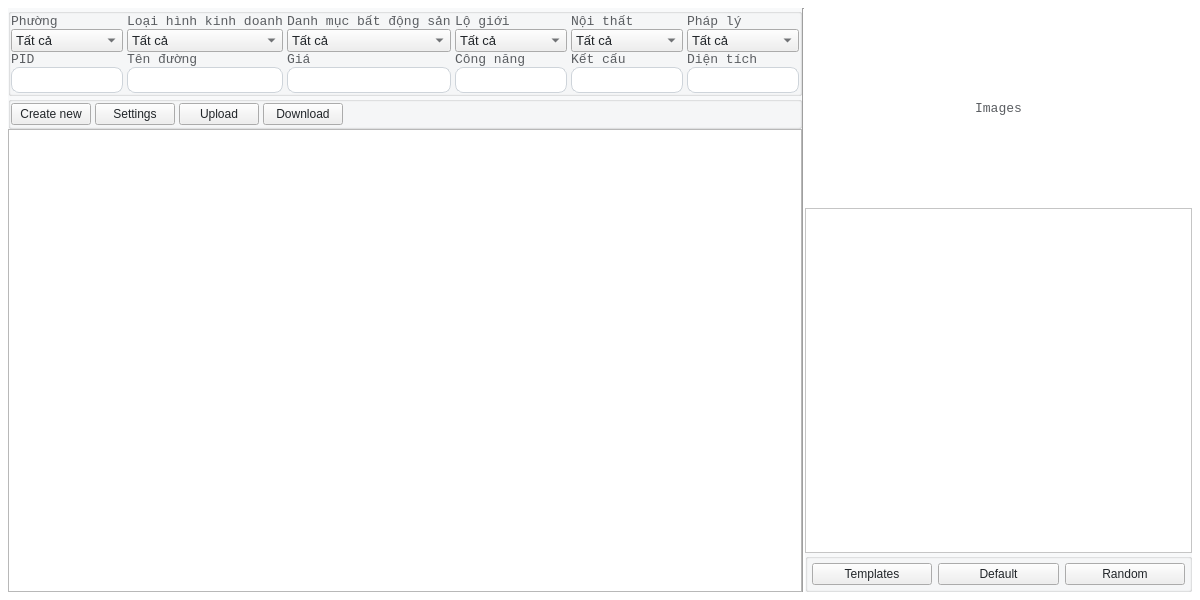
<?xml version="1.0" encoding="UTF-8"?>
<ui version="4.0">
 <class>REProduct</class>
 <widget class="QWidget" name="REProduct">
  <property name="geometry">
   <rect>
    <x>0</x>
    <y>0</y>
    <width>1200</width>
    <height>600</height>
   </rect>
  </property>
  <property name="font">
   <font>
    <family>Courier New</family>
   </font>
  </property>
  <property name="windowTitle">
   <string>Form</string>
  </property>
  <property name="styleSheet">
   <string notr="true">#REProduct{
  font-family: &quot;Courier New&quot;;
  background-color: #FFFFFF;
}
QGroupBox {
  font-family: &quot;Courier New&quot;;
  font-size: 13px;
  background-color: rgba(248, 249, 250, 1);
}
QLineEdit {
  padding: 4px 0;
  border: 1px solid #ced4da;
  border-radius: 8px;
  margin-left: 8px;
  padding-left: 4px;
  background-color: #FFFFFF;
  color:#212529;
}
QPlainTextEdit {
	background-color: #FFFFFF;
  color:#212529;
}
QLabel {
  font-family: &quot;Courier New&quot;;
  font-size: 13px;
  color: rgb(90, 93, 97);
}
QRadioButton {
  font-family: &quot;Courier New&quot;;
  font-size: 13px;
  color: #212529;
}
QComboBox {
  font-family: &quot;Courier New&quot;;
  font-size: 13px;
  color: #212529;
}
QPushButton {
  color: #212529;
}

</string>
  </property>
  <layout class="QHBoxLayout" name="horizontalLayout_6">
   <property name="spacing">
    <number>0</number>
   </property>
   <property name="leftMargin">
    <number>8</number>
   </property>
   <property name="topMargin">
    <number>8</number>
   </property>
   <property name="rightMargin">
    <number>8</number>
   </property>
   <property name="bottomMargin">
    <number>8</number>
   </property>
   <item>
    <layout class="QHBoxLayout" name="horizontalLayout_5">
     <item>
      <widget class="QWidget" name="contents_container_w" native="true">
       <layout class="QVBoxLayout" name="verticalLayout_28">
        <property name="spacing">
         <number>0</number>
        </property>
        <property name="leftMargin">
         <number>0</number>
        </property>
        <property name="topMargin">
         <number>0</number>
        </property>
        <property name="rightMargin">
         <number>0</number>
        </property>
        <property name="bottomMargin">
         <number>0</number>
        </property>
        <item>
         <layout class="QVBoxLayout" name="verticalLayout_27">
          <property name="spacing">
           <number>0</number>
          </property>
          <property name="bottomMargin">
           <number>0</number>
          </property>
          <item>
           <widget class="QGroupBox" name="search_container">
            <property name="maximumSize">
             <size>
              <width>16777215</width>
              <height>16777215</height>
             </size>
            </property>
            <property name="font">
             <font>
              <family>Courier New</family>
              <pointsize>-1</pointsize>
             </font>
            </property>
            <property name="autoFillBackground">
             <bool>false</bool>
            </property>
            <property name="styleSheet">
             <string notr="true"/>
            </property>
            <property name="title">
             <string/>
            </property>
            <layout class="QGridLayout" name="gridLayout_3">
             <property name="leftMargin">
              <number>0</number>
             </property>
             <property name="topMargin">
              <number>0</number>
             </property>
             <property name="rightMargin">
              <number>0</number>
             </property>
             <property name="bottomMargin">
              <number>0</number>
             </property>
             <property name="spacing">
              <number>0</number>
             </property>
             <item row="0" column="0">
              <layout class="QGridLayout" name="gridLayout">
               <property name="leftMargin">
                <number>0</number>
               </property>
               <property name="topMargin">
                <number>0</number>
               </property>
               <property name="rightMargin">
                <number>0</number>
               </property>
               <property name="bottomMargin">
                <number>0</number>
               </property>
               <property name="horizontalSpacing">
                <number>4</number>
               </property>
               <property name="verticalSpacing">
                <number>0</number>
               </property>
               <item row="1" column="4">
                <widget class="QWidget" name="function_cotnainer_w" native="true">
                 <layout class="QVBoxLayout" name="verticalLayout_9">
                  <property name="spacing">
                   <number>0</number>
                  </property>
                  <property name="leftMargin">
                   <number>0</number>
                  </property>
                  <property name="topMargin">
                   <number>0</number>
                  </property>
                  <property name="rightMargin">
                   <number>0</number>
                  </property>
                  <property name="bottomMargin">
                   <number>0</number>
                  </property>
                  <item>
                   <layout class="QVBoxLayout" name="verticalLayout_10">
                    <item>
                     <widget class="QLabel" name="function_label">
                      <property name="font">
                       <font>
                        <family>Courier New</family>
                        <pointsize>-1</pointsize>
                       </font>
                      </property>
                      <property name="styleSheet">
                       <string notr="true">margin: 0;</string>
                      </property>
                      <property name="text">
                       <string>Công năng</string>
                      </property>
                     </widget>
                    </item>
                    <item>
                     <widget class="QLineEdit" name="function_input">
                      <property name="styleSheet">
                       <string notr="true">margin: 0;
padding-left: 4px;</string>
                      </property>
                     </widget>
                    </item>
                   </layout>
                  </item>
                 </layout>
                </widget>
               </item>
               <item row="0" column="0">
                <widget class="QWidget" name="wards_container_w" native="true">
                 <layout class="QVBoxLayout" name="verticalLayout_15">
                  <property name="spacing">
                   <number>0</number>
                  </property>
                  <property name="leftMargin">
                   <number>0</number>
                  </property>
                  <property name="topMargin">
                   <number>0</number>
                  </property>
                  <property name="rightMargin">
                   <number>0</number>
                  </property>
                  <property name="bottomMargin">
                   <number>0</number>
                  </property>
                  <item>
                   <layout class="QVBoxLayout" name="verticalLayout_16">
                    <item>
                     <widget class="QLabel" name="wards_label">
                      <property name="font">
                       <font>
                        <family>Courier New</family>
                        <pointsize>-1</pointsize>
                       </font>
                      </property>
                      <property name="styleSheet">
                       <string notr="true">margin: 0;</string>
                      </property>
                      <property name="text">
                       <string>Phường</string>
                      </property>
                     </widget>
                    </item>
                    <item>
                     <widget class="QComboBox" name="wards_combobox">
                      <item>
                       <property name="text">
                        <string>Tất cả</string>
                       </property>
                      </item>
                     </widget>
                    </item>
                   </layout>
                  </item>
                 </layout>
                </widget>
               </item>
               <item row="0" column="1">
                <widget class="QWidget" name="options_container_w" native="true">
                 <property name="styleSheet">
                  <string notr="true">padding</string>
                 </property>
                 <layout class="QVBoxLayout" name="verticalLayout_13">
                  <property name="spacing">
                   <number>0</number>
                  </property>
                  <property name="leftMargin">
                   <number>0</number>
                  </property>
                  <property name="topMargin">
                   <number>0</number>
                  </property>
                  <property name="rightMargin">
                   <number>0</number>
                  </property>
                  <property name="bottomMargin">
                   <number>0</number>
                  </property>
                  <item>
                   <layout class="QVBoxLayout" name="verticalLayout_14">
                    <item>
                     <widget class="QLabel" name="options_label">
                      <property name="font">
                       <font>
                        <family>Courier New</family>
                        <pointsize>-1</pointsize>
                       </font>
                      </property>
                      <property name="styleSheet">
                       <string notr="true">margin: 0;</string>
                      </property>
                      <property name="text">
                       <string>Loại hình kinh doanh</string>
                      </property>
                     </widget>
                    </item>
                    <item>
                     <widget class="QComboBox" name="options_combobox">
                      <item>
                       <property name="text">
                        <string>Tất cả</string>
                       </property>
                      </item>
                     </widget>
                    </item>
                   </layout>
                  </item>
                 </layout>
                </widget>
               </item>
               <item row="0" column="3">
                <widget class="QWidget" name="categories_container_w" native="true">
                 <layout class="QVBoxLayout" name="verticalLayout_25">
                  <property name="spacing">
                   <number>0</number>
                  </property>
                  <property name="leftMargin">
                   <number>0</number>
                  </property>
                  <property name="topMargin">
                   <number>0</number>
                  </property>
                  <property name="rightMargin">
                   <number>0</number>
                  </property>
                  <property name="bottomMargin">
                   <number>0</number>
                  </property>
                  <item>
                   <layout class="QVBoxLayout" name="verticalLayout_26">
                    <item>
                     <widget class="QLabel" name="categories_label">
                      <property name="font">
                       <font>
                        <family>Courier New</family>
                        <pointsize>-1</pointsize>
                       </font>
                      </property>
                      <property name="styleSheet">
                       <string notr="true">margin: 0;</string>
                      </property>
                      <property name="text">
                       <string>Danh mục bất động sản</string>
                      </property>
                     </widget>
                    </item>
                    <item>
                     <widget class="QComboBox" name="categories_combobox">
                      <item>
                       <property name="text">
                        <string>Tất cả</string>
                       </property>
                      </item>
                     </widget>
                    </item>
                   </layout>
                  </item>
                 </layout>
                </widget>
               </item>
               <item row="0" column="4">
                <widget class="QWidget" name="building_line_s_container_w" native="true">
                 <layout class="QVBoxLayout" name="verticalLayout_21">
                  <property name="spacing">
                   <number>0</number>
                  </property>
                  <property name="leftMargin">
                   <number>0</number>
                  </property>
                  <property name="topMargin">
                   <number>0</number>
                  </property>
                  <property name="rightMargin">
                   <number>0</number>
                  </property>
                  <property name="bottomMargin">
                   <number>0</number>
                  </property>
                  <item>
                   <layout class="QVBoxLayout" name="verticalLayout_22">
                    <item>
                     <widget class="QLabel" name="building_line_s_label">
                      <property name="font">
                       <font>
                        <family>Courier New</family>
                        <pointsize>-1</pointsize>
                       </font>
                      </property>
                      <property name="styleSheet">
                       <string notr="true">margin: 0;</string>
                      </property>
                      <property name="text">
                       <string>Lộ giới</string>
                      </property>
                     </widget>
                    </item>
                    <item>
                     <widget class="QComboBox" name="building_line_s_combobox">
                      <item>
                       <property name="text">
                        <string>Tất cả</string>
                       </property>
                      </item>
                     </widget>
                    </item>
                   </layout>
                  </item>
                 </layout>
                </widget>
               </item>
               <item row="0" column="5">
                <widget class="QWidget" name="furniture_s_container_w" native="true">
                 <layout class="QVBoxLayout" name="verticalLayout_19">
                  <property name="spacing">
                   <number>0</number>
                  </property>
                  <property name="leftMargin">
                   <number>0</number>
                  </property>
                  <property name="topMargin">
                   <number>0</number>
                  </property>
                  <property name="rightMargin">
                   <number>0</number>
                  </property>
                  <property name="bottomMargin">
                   <number>0</number>
                  </property>
                  <item>
                   <layout class="QVBoxLayout" name="verticalLayout_20">
                    <item>
                     <widget class="QLabel" name="furniture_s_lable">
                      <property name="font">
                       <font>
                        <family>Courier New</family>
                        <pointsize>-1</pointsize>
                       </font>
                      </property>
                      <property name="styleSheet">
                       <string notr="true">margin: 0;</string>
                      </property>
                      <property name="text">
                       <string>Nội thất</string>
                      </property>
                     </widget>
                    </item>
                    <item>
                     <widget class="QComboBox" name="furniture_s_combobox">
                      <item>
                       <property name="text">
                        <string>Tất cả</string>
                       </property>
                      </item>
                     </widget>
                    </item>
                   </layout>
                  </item>
                 </layout>
                </widget>
               </item>
               <item row="0" column="6">
                <widget class="QWidget" name="legal_s_container_w" native="true">
                 <layout class="QVBoxLayout" name="verticalLayout_23">
                  <property name="spacing">
                   <number>0</number>
                  </property>
                  <property name="leftMargin">
                   <number>0</number>
                  </property>
                  <property name="topMargin">
                   <number>0</number>
                  </property>
                  <property name="rightMargin">
                   <number>0</number>
                  </property>
                  <property name="bottomMargin">
                   <number>0</number>
                  </property>
                  <item>
                   <layout class="QVBoxLayout" name="verticalLayout_24">
                    <item>
                     <widget class="QLabel" name="legal_s_label">
                      <property name="font">
                       <font>
                        <family>Courier New</family>
                        <pointsize>-1</pointsize>
                       </font>
                      </property>
                      <property name="styleSheet">
                       <string notr="true">margin: 0;</string>
                      </property>
                      <property name="text">
                       <string>Pháp lý</string>
                      </property>
                     </widget>
                    </item>
                    <item>
                     <widget class="QComboBox" name="legal_s_combobox">
                      <item>
                       <property name="text">
                        <string>Tất cả</string>
                       </property>
                      </item>
                     </widget>
                    </item>
                   </layout>
                  </item>
                 </layout>
                </widget>
               </item>
               <item row="1" column="0">
                <widget class="QWidget" name="pid_container_w" native="true">
                 <layout class="QVBoxLayout" name="verticalLayout_2">
                  <property name="spacing">
                   <number>0</number>
                  </property>
                  <property name="leftMargin">
                   <number>0</number>
                  </property>
                  <property name="topMargin">
                   <number>0</number>
                  </property>
                  <property name="rightMargin">
                   <number>0</number>
                  </property>
                  <property name="bottomMargin">
                   <number>0</number>
                  </property>
                  <item>
                   <layout class="QVBoxLayout" name="verticalLayout">
                    <item>
                     <widget class="QLabel" name="pid_label">
                      <property name="font">
                       <font>
                        <family>Courier New</family>
                        <pointsize>-1</pointsize>
                       </font>
                      </property>
                      <property name="styleSheet">
                       <string notr="true">margin: 0;</string>
                      </property>
                      <property name="text">
                       <string>PID</string>
                      </property>
                     </widget>
                    </item>
                    <item>
                     <widget class="QLineEdit" name="pid_input">
                      <property name="styleSheet">
                       <string notr="true">margin: 0;
padding-left: 4px;</string>
                      </property>
                     </widget>
                    </item>
                   </layout>
                  </item>
                 </layout>
                </widget>
               </item>
               <item row="1" column="1">
                <widget class="QWidget" name="street_container_w" native="true">
                 <layout class="QVBoxLayout" name="verticalLayout_3">
                  <property name="spacing">
                   <number>0</number>
                  </property>
                  <property name="leftMargin">
                   <number>0</number>
                  </property>
                  <property name="topMargin">
                   <number>0</number>
                  </property>
                  <property name="rightMargin">
                   <number>0</number>
                  </property>
                  <property name="bottomMargin">
                   <number>0</number>
                  </property>
                  <item>
                   <layout class="QVBoxLayout" name="verticalLayout_4">
                    <item>
                     <widget class="QLabel" name="street_label">
                      <property name="font">
                       <font>
                        <family>Courier New</family>
                        <pointsize>-1</pointsize>
                       </font>
                      </property>
                      <property name="styleSheet">
                       <string notr="true">margin: 0;</string>
                      </property>
                      <property name="text">
                       <string>Tên đường</string>
                      </property>
                     </widget>
                    </item>
                    <item>
                     <widget class="QLineEdit" name="street_input">
                      <property name="styleSheet">
                       <string notr="true">margin: 0;
padding-left: 4px;</string>
                      </property>
                     </widget>
                    </item>
                   </layout>
                  </item>
                 </layout>
                </widget>
               </item>
               <item row="1" column="6">
                <widget class="QWidget" name="area_container_w" native="true">
                 <layout class="QVBoxLayout" name="verticalLayout_5">
                  <property name="spacing">
                   <number>0</number>
                  </property>
                  <property name="leftMargin">
                   <number>0</number>
                  </property>
                  <property name="topMargin">
                   <number>0</number>
                  </property>
                  <property name="rightMargin">
                   <number>0</number>
                  </property>
                  <property name="bottomMargin">
                   <number>0</number>
                  </property>
                  <item>
                   <layout class="QVBoxLayout" name="verticalLayout_6">
                    <item>
                     <widget class="QLabel" name="area_label">
                      <property name="font">
                       <font>
                        <family>Courier New</family>
                        <pointsize>-1</pointsize>
                       </font>
                      </property>
                      <property name="styleSheet">
                       <string notr="true">margin: 0;</string>
                      </property>
                      <property name="text">
                       <string>Diện tích</string>
                      </property>
                     </widget>
                    </item>
                    <item>
                     <widget class="QLineEdit" name="area_input">
                      <property name="styleSheet">
                       <string notr="true">margin: 0;
padding-left: 4px;</string>
                      </property>
                     </widget>
                    </item>
                   </layout>
                  </item>
                 </layout>
                </widget>
               </item>
               <item row="1" column="3">
                <widget class="QWidget" name="price_container_w" native="true">
                 <layout class="QVBoxLayout" name="verticalLayout_11">
                  <property name="spacing">
                   <number>0</number>
                  </property>
                  <property name="leftMargin">
                   <number>0</number>
                  </property>
                  <property name="topMargin">
                   <number>0</number>
                  </property>
                  <property name="rightMargin">
                   <number>0</number>
                  </property>
                  <property name="bottomMargin">
                   <number>0</number>
                  </property>
                  <item>
                   <layout class="QVBoxLayout" name="verticalLayout_12">
                    <item>
                     <widget class="QLabel" name="price_label">
                      <property name="font">
                       <font>
                        <family>Courier New</family>
                        <pointsize>-1</pointsize>
                       </font>
                      </property>
                      <property name="styleSheet">
                       <string notr="true">margin: 0;</string>
                      </property>
                      <property name="text">
                       <string>Giá</string>
                      </property>
                     </widget>
                    </item>
                    <item>
                     <widget class="QLineEdit" name="price_input">
                      <property name="styleSheet">
                       <string notr="true">margin: 0;
padding-left: 4px;</string>
                      </property>
                     </widget>
                    </item>
                   </layout>
                  </item>
                 </layout>
                </widget>
               </item>
               <item row="1" column="5">
                <widget class="QWidget" name="structure_container_w" native="true">
                 <layout class="QVBoxLayout" name="verticalLayout_7">
                  <property name="spacing">
                   <number>0</number>
                  </property>
                  <property name="leftMargin">
                   <number>0</number>
                  </property>
                  <property name="topMargin">
                   <number>0</number>
                  </property>
                  <property name="rightMargin">
                   <number>0</number>
                  </property>
                  <property name="bottomMargin">
                   <number>0</number>
                  </property>
                  <item>
                   <layout class="QVBoxLayout" name="verticalLayout_8">
                    <item>
                     <widget class="QLabel" name="structure_label">
                      <property name="font">
                       <font>
                        <family>Courier New</family>
                        <pointsize>-1</pointsize>
                       </font>
                      </property>
                      <property name="styleSheet">
                       <string notr="true">margin: 0;</string>
                      </property>
                      <property name="text">
                       <string>Kết cấu</string>
                      </property>
                     </widget>
                    </item>
                    <item>
                     <widget class="QLineEdit" name="structure_input">
                      <property name="styleSheet">
                       <string notr="true">margin: 0;
padding-left: 4px;</string>
                      </property>
                     </widget>
                    </item>
                   </layout>
                  </item>
                 </layout>
                </widget>
               </item>
              </layout>
             </item>
            </layout>
           </widget>
          </item>
          <item>
           <widget class="QGroupBox" name="actions_container_w">
            <property name="styleSheet">
             <string notr="true"/>
            </property>
            <property name="title">
             <string/>
            </property>
            <layout class="QHBoxLayout" name="horizontalLayout_2" stretch="0">
             <property name="spacing">
              <number>4</number>
             </property>
             <property name="leftMargin">
              <number>0</number>
             </property>
             <property name="topMargin">
              <number>0</number>
             </property>
             <property name="rightMargin">
              <number>0</number>
             </property>
             <property name="bottomMargin">
              <number>0</number>
             </property>
             <item>
              <layout class="QHBoxLayout" name="horizontalLayout">
               <item>
                <widget class="QPushButton" name="action_create_btn">
                 <property name="text">
                  <string>Create new</string>
                 </property>
                </widget>
               </item>
               <item>
                <widget class="QPushButton" name="action_settings_btn">
                 <property name="text">
                  <string>Settings</string>
                 </property>
                </widget>
               </item>
               <item>
                <widget class="QPushButton" name="action_upload_btn">
                 <property name="text">
                  <string>Upload</string>
                 </property>
                </widget>
               </item>
               <item>
                <widget class="QPushButton" name="action_download_btn">
                 <property name="text">
                  <string>Download</string>
                 </property>
                </widget>
               </item>
               <item>
                <spacer name="space">
                 <property name="orientation">
                  <enum>Qt::Orientation::Horizontal</enum>
                 </property>
                 <property name="sizeHint" stdset="0">
                  <size>
                   <width>40</width>
                   <height>20</height>
                  </size>
                 </property>
                </spacer>
               </item>
              </layout>
             </item>
            </layout>
           </widget>
          </item>
          <item>
           <widget class="QTableView" name="products_table"/>
          </item>
         </layout>
        </item>
       </layout>
      </widget>
     </item>
     <item>
      <widget class="Line" name="line">
       <property name="styleSheet">
        <string notr="true">margin:0;</string>
       </property>
       <property name="orientation">
        <enum>Qt::Orientation::Vertical</enum>
       </property>
      </widget>
     </item>
     <item>
      <widget class="QWidget" name="details_container_w" native="true">
       <layout class="QVBoxLayout" name="verticalLayout_18">
        <property name="spacing">
         <number>0</number>
        </property>
        <property name="leftMargin">
         <number>0</number>
        </property>
        <property name="topMargin">
         <number>0</number>
        </property>
        <property name="rightMargin">
         <number>0</number>
        </property>
        <property name="bottomMargin">
         <number>0</number>
        </property>
        <item>
         <layout class="QVBoxLayout" name="verticalLayout_17">
          <item>
           <widget class="QLabel" name="image_label">
            <property name="minimumSize">
             <size>
              <width>0</width>
              <height>200</height>
             </size>
            </property>
            <property name="maximumSize">
             <size>
              <width>16777215</width>
              <height>16777215</height>
             </size>
            </property>
            <property name="text">
             <string>Images</string>
            </property>
            <property name="alignment">
             <set>Qt::AlignmentFlag::AlignCenter</set>
            </property>
           </widget>
          </item>
          <item>
           <widget class="QPlainTextEdit" name="detail_text"/>
          </item>
          <item>
           <widget class="QGroupBox" name="detail_action_container_w">
            <property name="title">
             <string/>
            </property>
            <layout class="QHBoxLayout" name="horizontalLayout_4">
             <property name="leftMargin">
              <number>4</number>
             </property>
             <property name="topMargin">
              <number>4</number>
             </property>
             <property name="rightMargin">
              <number>4</number>
             </property>
             <property name="bottomMargin">
              <number>4</number>
             </property>
             <item>
              <layout class="QHBoxLayout" name="horizontalLayout_3">
               <item>
                <widget class="QPushButton" name="action_templates_btn">
                 <property name="text">
                  <string>Templates</string>
                 </property>
                </widget>
               </item>
               <item>
                <widget class="QPushButton" name="action_default_btn">
                 <property name="text">
                  <string>Default</string>
                 </property>
                </widget>
               </item>
               <item>
                <widget class="QPushButton" name="action_random_btn">
                 <property name="text">
                  <string>Random</string>
                 </property>
                </widget>
               </item>
              </layout>
             </item>
            </layout>
           </widget>
          </item>
         </layout>
        </item>
       </layout>
      </widget>
     </item>
    </layout>
   </item>
  </layout>
 </widget>
 <resources/>
 <connections/>
</ui>
